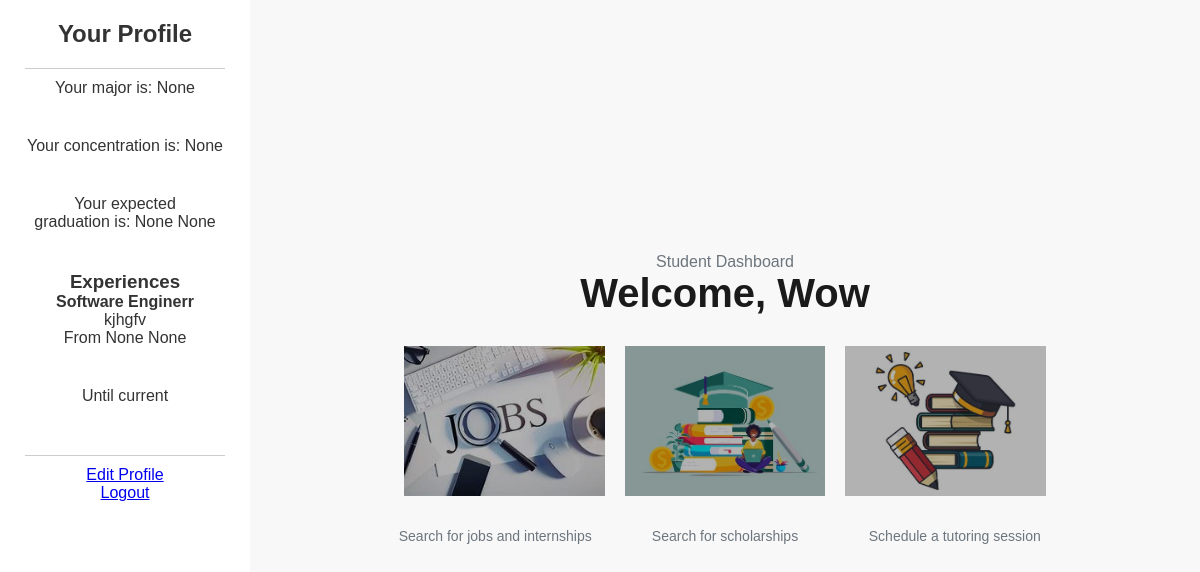
The page /dashboard (signed in) on the database its author committed.
### portal/models.py (models this page shows, shortened)
class User(db.Model, UserMixin):
    id = db.Column(db.Integer(), primary_key=True)
    firstname = db.Column(db.String(length=30), nullable=False, unique=False)
    lastname = db.Column(db.String(length=30), nullable=False, unique=False)
    email_address=db.Column(db.String(length=50), nullable=True, unique=True)
    password_hash= db.Column(db.String(length=60), nullable=False)
    major=db.Column(db.String(length=30), nullable=True)
    concentration=db.Column(db.String(length=30), nullable=True)
    gradmonth=db.Column(db.Integer(), nullable=True)
    gradyear=db.Column(db.Integer(), nullable=True)
    @property
    def password(self):
        return self.password

class Experience(db.Model):
    id = db.Column(db.Integer(),  primary_key=True)
    title=db.Column(db.String(length=30), nullable=False)
    company=db.Column(db.String(length=30), nullable=True)
    desc=db.Column(db.String(length=250), nullable=True)
    monthstart=db.Column(db.String(length=30), nullable=True)
    yearstart=db.Column(db.Integer(), nullable=True)
    monthend=db.Column(db.String(length=30), nullable=True)
    yearend=db.Column(db.Integer(), nullable=True)
    user_id = db.Column(db.Integer, db.ForeignKey('user.id'), nullable=False)
    @property
    def format(self):
        body = [self.title, self.desc, self.monthstart, self.yearstart, self.monthend, self.yearend]
        return body

### portal/routes.py (the view)
@app.route('/dashboard')
def dashboard_page():
    if not current_user.is_authenticated:
        flash(f'Required login for this page is currently disabled. For testing purposes, we are using maddie as the user', category='success')
        user = User.query.filter_by(email_address="mbrow378@uncc.edu").first()
        experiences = (Experience.query.filter_by(user_id=user.id)).all()
    else:
        user = User.query.filter_by(id=current_user.id).first()
        experiences = (Experience.query.filter_by(user_id=current_user.id)).all()
        experiences = [x.format for x in experiences]
    return render_template('dashboard.html', experiences=experiences, user=user)

### portal/models.py (called while the page is built)
@login_manager.user_loader
def load_user(user_id):
    return User.query.get(int(user_id))

### portal/templates/dashboard.html (shortened to what this page needs)
<!DOCTYPE html>
<html lang="en">
<head>
</head>
<body>
<div class="sidebar">
    <h2>Your Profile</h2>
    <hr>
    <p>Your major is: {{ user.major }}</p>
    <p>Your concentration is: {{ user.concentration }}</p>
    <p>Your expected graduation is: {{ user.gradmonth }} {{user.gradyear}}</p>
    <h3>Experiences</h3>
    {% for experience in experiences %}
    <div>
        <h4>{{ experience[0] }}</h4>
        <span>{{ experience[1] }}</span>
        <p>From {{ experience[2] }} {{ experience[3]}} </p>
        {% if experience[4] == None and experience[5] == None %}
        <p> Until current </p>
        {% else %}
        <p>{{ experience[4] }} {{ experience[5]}}</p>
        {% endif %}
    </div>
    {% endfor %}
    <hr>
    <a href="{{ url_for('profile_page') }}">Edit Profile</a>
    <a href="{{ url_for('logout_page') }}">Logout</a>
</div>
<div class="container">
    <div class="header">
        <p>Student Dashboard</p>
        <h1>Welcome, {{user.firstname}}</h1>
    </div>
    <div class="grid">
        <a href="{{ url_for('jobs_page') }}" class="box-button">
            <img src="{{ url_for('static', filename='jobsearch.jpg') }}" alt="Jobs" class="box-image">
        </a>
        <a href="{{ url_for('scholarship_page') }}" class="box-button">
            <img src="{{ url_for('static', filename='scholarship.jpg') }}" alt="Scholarship" class="box-image">
        </a>
        <a href="{{ url_for('tutoring_page') }}" class="box-button">
            <img src="{{ url_for('static', filename='tutoring.jpg') }}" alt="Tutoring" class="box-image">
        </a>
    </div>
    <div class="content">
        <div class="section">
            <p>Search for jobs and internships</p>
        </div>
        <div class="section">
            <p>Search for scholarships</p>
        </div>
        <div class="section">
            <p>Schedule a tutoring session</p>
    </div>
</div>
</body>
</html>

### portal/templates/dashboard.html (style rules this page uses)
* { margin: 0; padding: 0; box-sizing: border-box; }
body { font-family: Arial, sans-serif; background-color: #f8f8f8; display: flex; justify-content: center; align-items: center; min-height: 100vh; }
.sidebar { width: 250px; background-color: #fff; color: #333; display: flex; flex-direction: column; align-items: center; text-align: center; padding-top: 20px; position: fixed; height: 100%; top: 0; left: 0; }
.sidebar h2 { font-size: 1.5rem; margin-bottom: 10px; }
.sidebar p { font-size: 1.0rem; margin-bottom: 40px; text-wrap: balance; }
.sidebar hr { width: 80%; border: none; border-top: 1px solid #ccc; margin: 10px 0; }
.container { text-align: center; margin-left: 250px; padding: 40px; width: calc(100%-250px); }
.header { margin-bottom: 20px; text-align: center; }
.header h1 { font-size: 2.5rem; color: #1a1a1a; margin-bottom: 10px; font-weight: bold; }
.header p { font-size: 1rem; color: #6c757d; }
.grid { display: flex; gap: 20px; justify-content: center; margin-top: 30px; }
.box-button { width: 30%; height: 150px; background-color: #eaeaea; border-radius: 10px; justify-content: center; align-items: center; display: flex; text-decoration: none; color: #333; font-size: 1.2rem; font-weight: bold; transition: background-color 0.3s, transform 0.2s; background-image: repeating-linear-gradient( 45deg, #ffffff, #ffffff 10px, #eaeaea 10px, #eaeaea 20px ); }
.content { display: flex; gap: 20px; justify-content: center; margin-top: 30px; }
.content .section { width: 45%; text-align: center; }
.content .section p { font-size: 0.875rem; color: #6c757d; line-height: 1.5; }
.box-image { width: 100%; height: 100%; object-fit: cover; filter: brightness(70%); transition: filter 0.3s; }

### rows shown on the page
User: major "None", concentration "None", gradmonth "None", gradyear "None", firstname "Wow"
Experience: title "Software Enginerr", desc "kjhgfv", experience "None"
